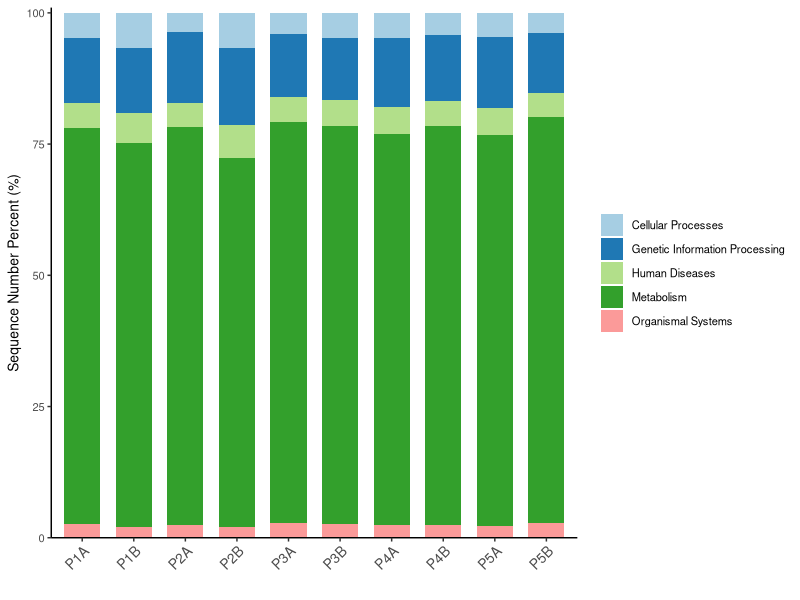
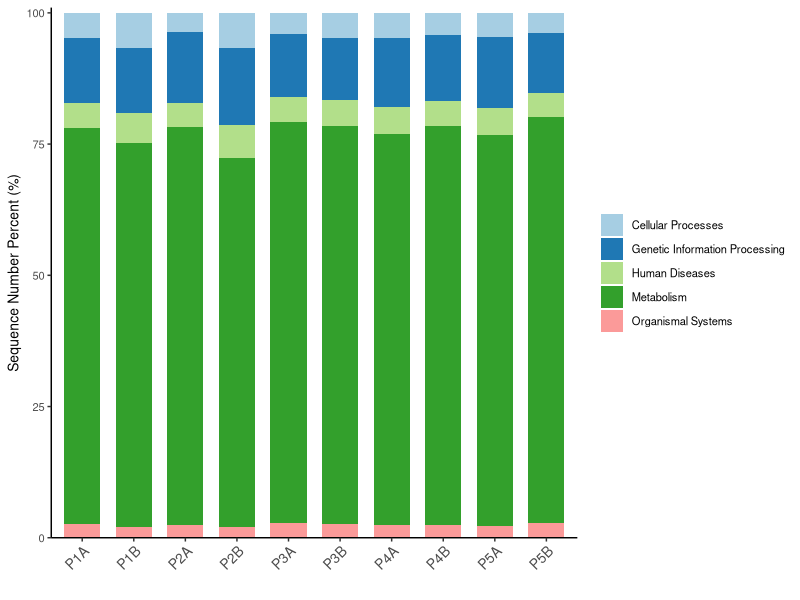

These figures' R source, in order:
library(reshape2)
library(ggplot2)
library(RColorBrewer)


setwd("~/Desktop")

input <-"orthology	P1A	P1B	P2A	P2B	P3A	P3B	P4A	P4B	P5A	P5B
Cellular Processes	873.648202983645	1057.15768499962	708.328245388029	1062.14426936326	727.938344601996	863.420604335381	880.870426403297	795.159654535274	850.505643090905	717.515389209581
Genetic Information Processing	2256.09257556117	1992.95308417716	2609.9731855531	2364.47652935611	2202.1669461446	2103.17814796548	2406.44294085805	2350.00735324214	2568.96605522291	2082.69254400087
Human Diseases	859.469544312358	901.686789685348	896.795524611195	1008.83337112236	883.971896892282	868.401035151933	909.302011708902	891.900749835	939.876610328933	851.400900343522
Metabolism	13667.463856429	11642.3723302699	14718.4781940045	11304.8774368374	13976.7931462124	13542.9995912367	13620.2098947368	14227.9850086869	14019.5773510498	14193.9430732743
Organismal Systems	481.528667466912	327.844198082646	460.836986272504	341.47964535702	506.591742427993	483.90187811745	435.508183210265	455.254212885024	422.968380575738	514.166235648226
"

data<-read.table(text=input, header=T, row.name = 1, sep="\t")
class(data)
data2<-t(data[,order(colnames(data))])
head(data2)
class(data2)
data3<-prop.table(data2, margin=1)

rowSums(data3)
head(data3)

data4<-data3*100

data5<-melt(data4, id.var="SampleID")
colnames(data5)<-c('SampleID', 'Function', 'Proportion')
pallet<-c(brewer.pal(12,"Paired"),brewer.pal(8,"Set2")[-c(7,8)],brewer.pal(8,"Dark2"),brewer.pal(12,"Set3"),brewer.pal(8,"Accent"),brewer.pal(11,"Spectral"))


p<-ggplot(data5, aes(x = SampleID, y = Proportion, fill = Function)) + 
	geom_bar(stat = "identity",width = 0.7)+
  	guides(fill=guide_legend(title = NULL))+
  	scale_fill_manual(values = pallet)+
 	xlab("")+ylab("Sequence Number Percent (%)")+theme_bw()+
  	theme(text = element_text(size = 10),
        panel.grid.major = element_blank(),panel.grid.minor = element_blank(),
        axis.line = element_line(),panel.border =  element_blank(),
        axis.text.x = element_text(angle = 45,size = 10,hjust = 1))+
  	scale_y_continuous(limits=c(0,101), expand = c(0, 0)
)


ggsave(plot = p,filename = "all.merged.abundance.KeepID.Pathway.Level1.png" ,width = 10,height = 8,dpi = 300)
ggsave(plot = p,filename = "all.merged.abundance.KeepID.Pathway.Level1.pdf" ,width = 10,height = 8,dpi = 300)


